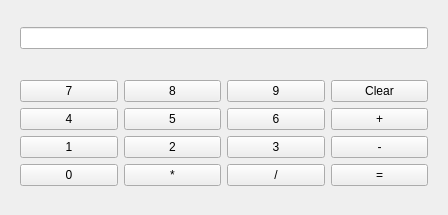
<?xml version="1.0" encoding="UTF-8"?>
<ui version="4.0">
 <class>Calculator</class>
 <widget class="QWidget" name="Calculator">
  <property name="geometry">
   <rect>
    <x>0</x>
    <y>0</y>
    <width>448</width>
    <height>215</height>
   </rect>
  </property>
  <property name="windowTitle">
   <string>Calculator</string>
  </property>
  <layout class="QVBoxLayout" name="verticalLayout">
   <item>
    <widget class="QWidget" name="widget" native="true">
     <property name="sizePolicy">
      <sizepolicy hsizetype="Preferred" vsizetype="Fixed">
       <horstretch>0</horstretch>
       <verstretch>0</verstretch>
      </sizepolicy>
     </property>
     <layout class="QHBoxLayout" name="horizontalLayout">
      <item>
       <widget class="QLineEdit" name="display"/>
      </item>
     </layout>
    </widget>
   </item>
   <item>
    <widget class="QWidget" name="widget_2" native="true">
     <property name="sizePolicy">
      <sizepolicy hsizetype="Preferred" vsizetype="Fixed">
       <horstretch>0</horstretch>
       <verstretch>0</verstretch>
      </sizepolicy>
     </property>
     <layout class="QGridLayout" name="gridLayout">
      <item row="0" column="0">
       <widget class="QPushButton" name="Button7">
        <property name="text">
         <string>7</string>
        </property>
       </widget>
      </item>
      <item row="0" column="1">
       <widget class="QPushButton" name="Button8">
        <property name="text">
         <string>8</string>
        </property>
       </widget>
      </item>
      <item row="0" column="2">
       <widget class="QPushButton" name="Button9">
        <property name="text">
         <string>9</string>
        </property>
       </widget>
      </item>
      <item row="0" column="3">
       <widget class="QPushButton" name="ButtonClear">
        <property name="text">
         <string>Clear</string>
        </property>
       </widget>
      </item>
      <item row="1" column="0">
       <widget class="QPushButton" name="Button4">
        <property name="text">
         <string>4</string>
        </property>
       </widget>
      </item>
      <item row="1" column="1">
       <widget class="QPushButton" name="Button5">
        <property name="text">
         <string>5</string>
        </property>
       </widget>
      </item>
      <item row="1" column="2">
       <widget class="QPushButton" name="Button6">
        <property name="text">
         <string>6</string>
        </property>
       </widget>
      </item>
      <item row="1" column="3">
       <widget class="QPushButton" name="ButtonPlus">
        <property name="text">
         <string>+</string>
        </property>
       </widget>
      </item>
      <item row="2" column="0">
       <widget class="QPushButton" name="Button1">
        <property name="text">
         <string>1</string>
        </property>
       </widget>
      </item>
      <item row="2" column="1">
       <widget class="QPushButton" name="Button2">
        <property name="text">
         <string>2</string>
        </property>
       </widget>
      </item>
      <item row="2" column="2">
       <widget class="QPushButton" name="Button3">
        <property name="text">
         <string>3</string>
        </property>
       </widget>
      </item>
      <item row="2" column="3">
       <widget class="QPushButton" name="ButtonMinus">
        <property name="text">
         <string>-</string>
        </property>
       </widget>
      </item>
      <item row="3" column="0">
       <widget class="QPushButton" name="Button0">
        <property name="text">
         <string>0</string>
        </property>
       </widget>
      </item>
      <item row="3" column="1">
       <widget class="QPushButton" name="ButtonMultiply">
        <property name="text">
         <string>*</string>
        </property>
       </widget>
      </item>
      <item row="3" column="2">
       <widget class="QPushButton" name="ButtonDivide">
        <property name="text">
         <string>/</string>
        </property>
       </widget>
      </item>
      <item row="3" column="3">
       <widget class="QPushButton" name="ButtonEqual">
        <property name="text">
         <string>=</string>
        </property>
       </widget>
      </item>
     </layout>
    </widget>
   </item>
  </layout>
 </widget>
 <resources/>
 <connections/>
</ui>
